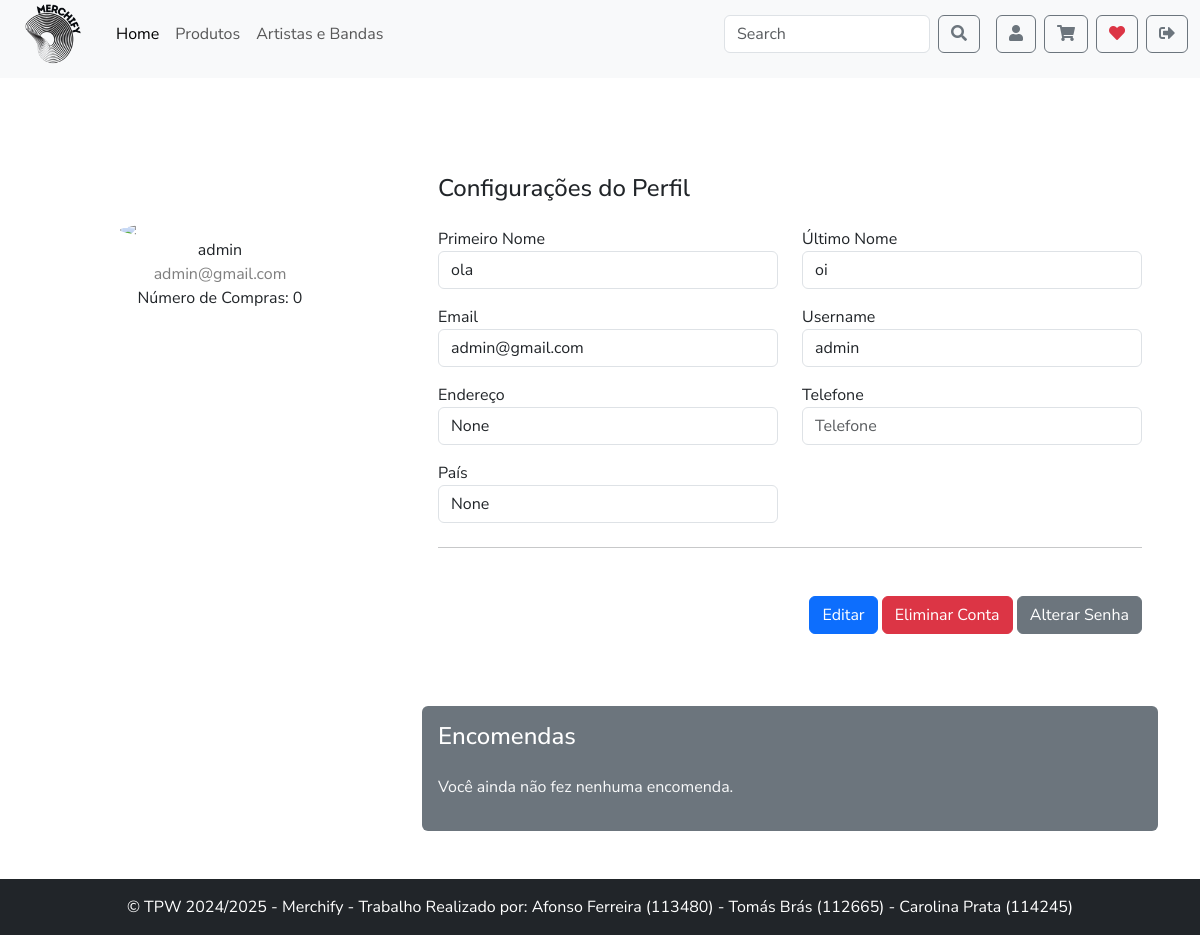
The page /account/profile (signed in) on the database as committed earlier.
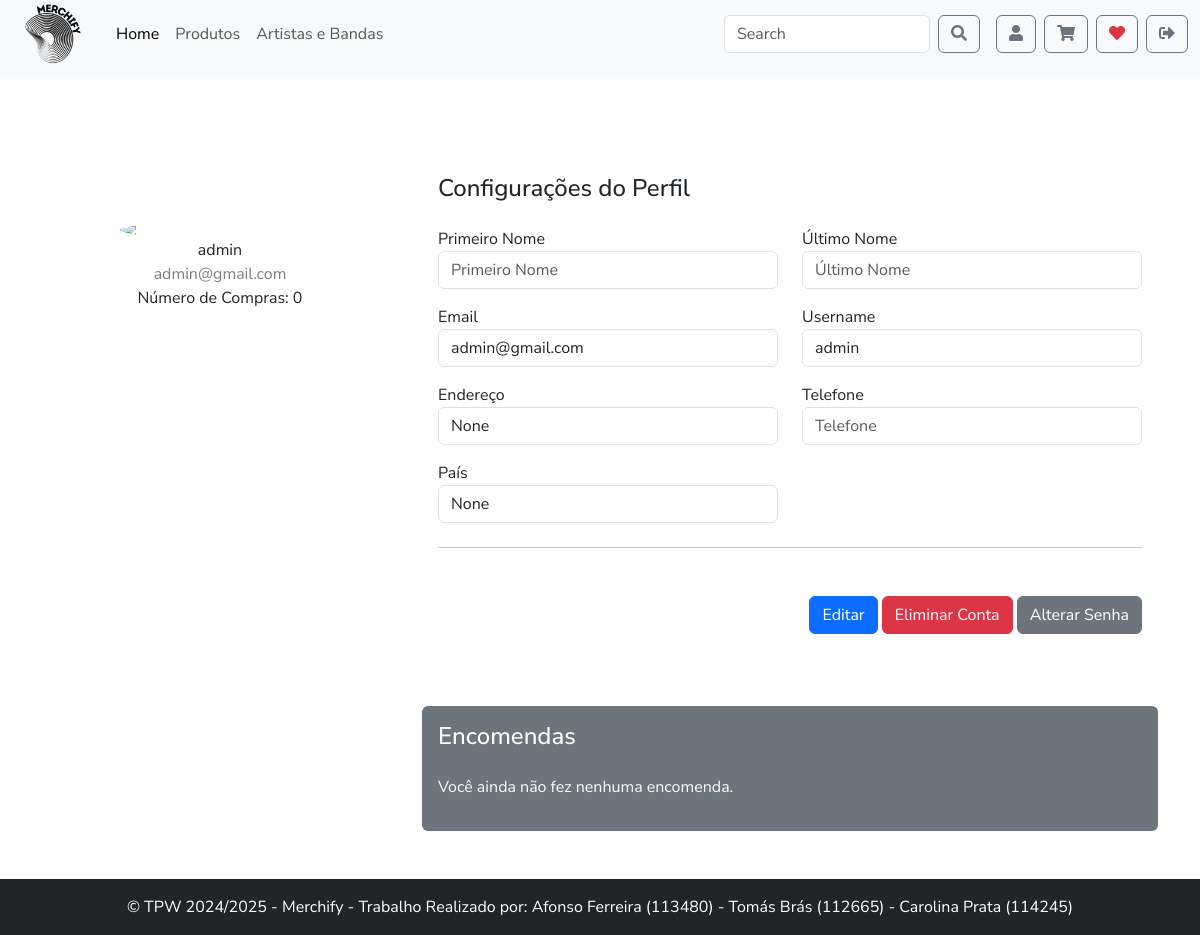
The same page on the database as committed later.
### app/models.py (models this page shows, shortened)
class User(AbstractUser):
    USER_TYPES = (
        ('individual', 'Individual'),
        ('company', 'Company'),
        ('admin', 'Admin')
    )
    firstname = models.CharField(max_length=50, blank=True, null=True)
    lastname = models.CharField(max_length=50, blank=True, null=True)
    user_type = models.CharField(max_length=10, choices=USER_TYPES, default='individual')
    number_of_purchases = models.IntegerField(default=0)
    address = models.CharField(max_length=50, blank=True, null=True)
    email = models.EmailField(max_length=50, unique=True, blank=True, null=True)
    phone = models.CharField(max_length=50, blank=True, unique=True)
    country = models.CharField(max_length=50, blank=True, null=True)
    image = models.ImageField(upload_to='profile_pics/', blank=True, null=True)
    company = models.ForeignKey(Company, on_delete=models.SET_NULL, blank=True, null=True)

### app/views.py (the view, shortened to what this page needs)
# urls.py: path("account/profile", views.profile, name="profile"),
@login_required(login_url='/login')
def profile(request):
    user = request.user
    if request.method == 'GET':
        logger.debug("Método GET acionado, carregando formulário.")
        image_form = UploadUserProfilePicture()
        profile_form = UpdateProfile(initial={
            'name': user.first_name,
            'surname': user.last_name,
            'email': user.email,
            'username': user.username,
            'address': user.address,
            'phone': user.phone,
            'country': user.country
        })
        password_form = UpdatePassword()
        purchases = Purchase.objects.filter(user=user)
        return render(request, 'profile.html', {
            'user': user,
            'image_form': image_form,
            'profile_form': profile_form,
            'password_form': password_form,
            'number_of_purchases': purchases.count(),
            'purchases': purchases,
        })

### app/forms.py (shortened to what this page needs)
class UploadUserProfilePicture(forms.Form):
    image = forms.ImageField(widget=forms.FileInput(attrs={'class': 'form-control',
                                                           'id': 'image',
                                                             'name': 'image',
                                                             'accept': 'image/*'}))

class UpdateProfile(forms.Form):
    username = forms.CharField(max_length=100, required=True)
    email = forms.EmailField(max_length=100, help_text='Required. Inform a valid email address.')
    address = forms.CharField(max_length=50, required=False)
    phone = forms.CharField(max_length=50, required=False)
    country = forms.CharField(max_length=50, required=False)
    image = forms.ImageField(widget=forms.FileInput(attrs={'class': 'form-control',
                                                           'id': 'image',
                                                             'name': 'image',
                                                             'accept': 'image/*'}))

### app/templates/profile.html (shortened to what the changed rows need)
{% extends "layout.html" %}
{% load static %}
{% block content %}
<div class="container rounded bg-white mt-5 mb-5">
    <div class="row">
        <div class="col-md-4 border-right" style="max-height: 500px; overflow-y: auto;">
            <div class="d-flex flex-column align-items-center text-center p-3 py-5">
                {% if user.image %}
                    <img class="profile-picture rounded-circle mt-5" width="200px" height="200px" src="{{ user.image.url }}" style="object-fit: cover;">
                {% else %}
                    <img class="rounded-circle mt-5" width="200px" src="https://st3.depositphotos.com/15648834/17930/v/600/depositphotos_179308454-stock-illustration-unknown-person-silhouette-glasses-profile.jpg">
                {% endif %}
                <span class="font-weight-bold">{{ user.username }}</span>
                <span class="text-black-50">{{ user.email }}</span>
                <span>Número de Compras: {{ number_of_purchases }}</span>
            </div>
        </div>
        <div class="col-md-8">
            <div class="p-3 py-5">
                <form method="POST" enctype="multipart/form-data">
                    <div class="row mt-2">
                        <div class="col-md-6">
                            <label class="labels">Primeiro Nome</label>
                            <input type="text" class="form-control" name="name" placeholder="Primeiro Nome" value="{{ user.first_name }}" readonly>
                        </div>
                        <div class="col-md-6">
                            <label class="labels">Último Nome</label>
                            <input type="text" class="form-control" name="surname" value="{{ user.last_name }}" placeholder="Último Nome" readonly>
                        </div>
                    </div>
                    <div class="row mt-3">
                        <div class="col-md-6">
                            <label class="labels">Email</label>
                            <input type="text" class="form-control" name="email" placeholder="Email" value="{{ user.email }}" readonly>
                        </div>
                        <div class="col-md-6">
                            <label class="labels">Username</label>
                            <input type="text" class="form-control" name="username" value="{{ user.username }}" placeholder="Username" readonly>
                        </div>
                    </div>
                    <div class="row mt-3">
                        <div class="col-md-6">
                            <label class="labels">Endereço</label>
                            <input type="text" class="form-control" name="address" placeholder="Endereço" value="{{ user.address }}" readonly>
                        </div>
                    </div>
                    <div class="row mt-3">
                        <div class="col-md-6">
                            <label class="labels">País</label>
                            <input type="text" class="form-control" name="country" placeholder="País" value="{{ user.country }}" readonly>
                        </div>
                    </div>
                </form>
            </div>
        </div>
    </div>
</div>
{% endblock %}

Rows that differ between the two databases and show on the page:
changed User "admin": name "ola" → (not shown); surname "oi" → (not shown)
